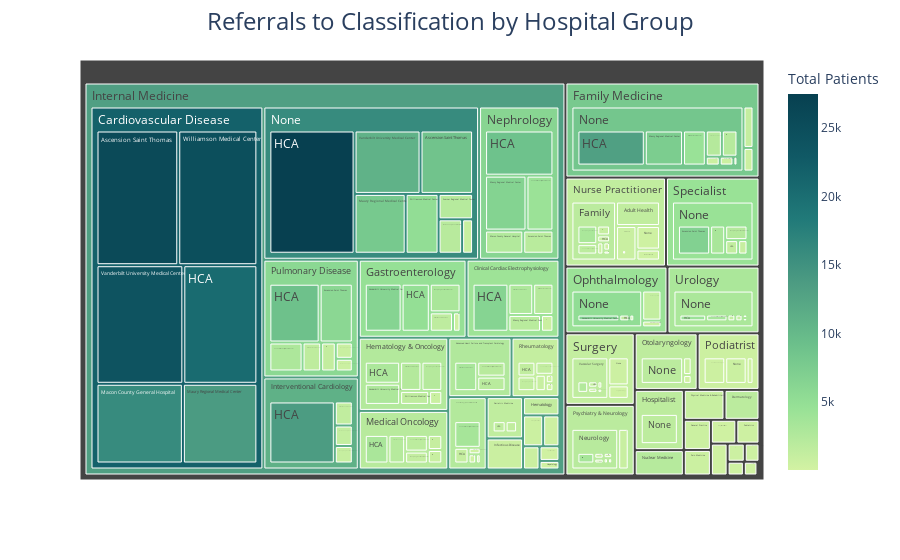

Notebook code cell kept with this figure:
### Code cell
classification_to_hospital = px.treemap(poach3, path=['Classification', 'Specialization', 'Facility_Group'], values='Total_Patients',
                color='Total_Patients', 
                hover_data=['Classification', 'Specialization', 'Facility_Group'],
                color_continuous_scale='Emrld',
                labels=({"Facility_Group": "Facility Group",
                        "Total_Patients": "Total Patients"})
                )
classification_to_hospital.update_layout(title_text='Referrals to Classification by Hospital Group'
                                    , title_x=0.5, title_font_size=24)
classification_to_hospital.show()
#classification_to_hospital.write_html("/Users/mattparker/Documents/nss_projects/hcbb_hop_team-3m/notebooks/classification_to_hospital_radiology.html")
#py.plot(classification_to_hospital, filename = 'Classification to Hospitals', auto_open=True)

### Figure 1 — Plotly figure (JSON) as saved in the notebook; plotly's stock layout.template omitted (floating-point values rounded to 4 significant figures; data arrays with more than 128 entries replaced by an {"elided": "..."} marker saying what was removed)
{"data": [{"branchvalues": "total", "customdata": {"elided": "281x4 mixed values"}, "domain": {"x": [0, 1], "y": [0, 1]}, "hovertemplate": "labels=%{label}<br>Total_Patients_sum=%{value}<br>parent=%{parent}<br>id=%{id}<br>Classification=%{customdata[0]}<br>Specialization=%{customdata[1]}<br>Facility Group=%{customdata[2]}<br>Total Patients=%{color}<extra></extra>", "ids": {"elided": "281 str values"}, "labels": {"elided": "281 str values"}, "marker": {"coloraxis": "coloraxis", "colors": {"elided": "281 float values"}}, "name": "", "parents": {"elided": "281 str values"}, "type": "treemap", "values": {"elided": "281 int values"}}], "layout": {"coloraxis": {"colorbar": {"title": {"text": "Total Patients"}}, "colorscale": [[0, "rgb(211, 242, 163)"], [0.1667, "rgb(151, 225, 150)"], [0.3333, "rgb(108, 192, 139)"], [0.5, "rgb(76, 155, 130)"], [0.6667, "rgb(33, 122, 121)"], [0.8333, "rgb(16, 89, 101)"], [1, "rgb(7, 64, 80)"]]}, "legend": {"tracegroupgap": 0}, "margin": {"t": 60}, "title": {"font": {"size": 24}, "text": "Referrals to Classification by Hospital Group", "x": 0.5}}}
